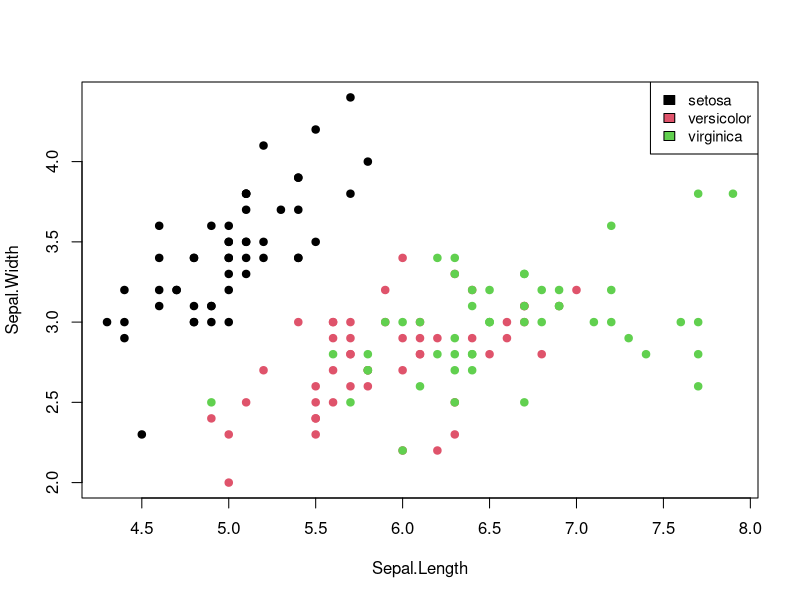
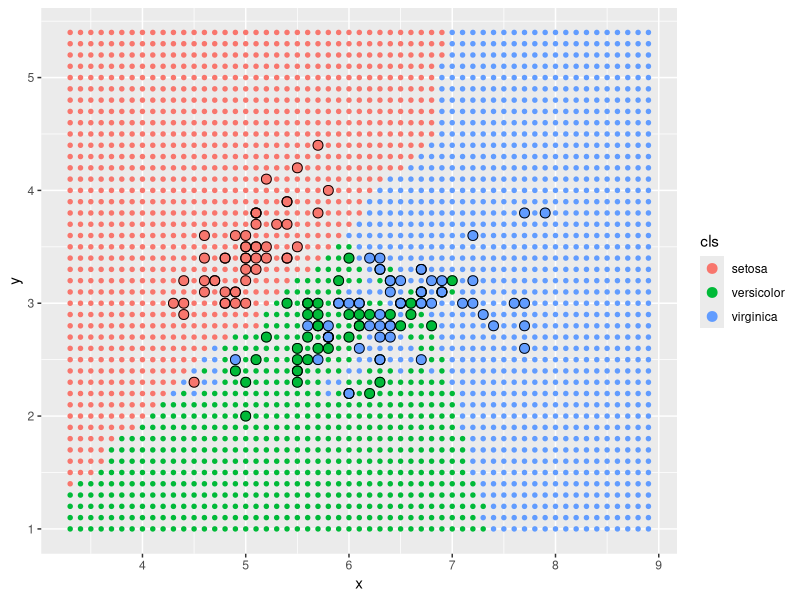
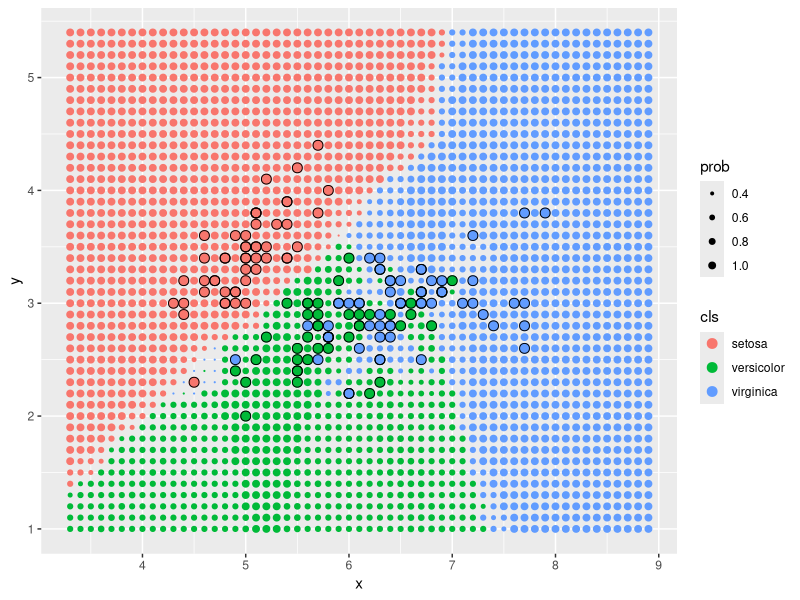

These charts were generated, in order, by the following R code:
# Clean enviroment
rm(list=ls())

##############################################################################
##############################################################################
######## IRIS DATASET FILTER ON Sepal.Length, Sepal.Width and class   ########
##############################################################################
##############################################################################
# View(iris)
train = iris[,c("Sepal.Length", "Sepal.Width")]
cl = iris$Species


# # Matrice dei grafici scatter
# # Legenda: 1 = Setosa = Nero, 2 = Versicolor = Rosso, 3 = Virginica= Verde
# levels(cl)
# unclass(cl)
# 
# pairs(iris, col = cl, pch = 20, oma=c(3,3,3,16))
# par(xpd = TRUE)
# legend("bottomright", fill = unique(iris$Species), legend = c( levels(iris$Species)), cex = 0.70)

plot(train, col=cl, pch=19)
legend("topright", fill = unique(cl), legend = c(levels(cl)), cex = 0.9)



##############################################################################
##############################################################################
####### Creiamo una griglia e applichiamo la classificazione su questa #######
##############################################################################
##############################################################################

# Creazione griglia di test intorno al minimo e massimo delle colonne prese in considerazione
require(MASS)
test <- expand.grid(x=seq(min(train[,1]-1), max(train[,1]+1), by=0.1),
                    y=seq(min(train[,2]-1), max(train[,2]+1), by=0.1))
dim(test)
# View(test)


# applicazione del knn per k=3 e classificazione, con calcolo delle probabilità di assegnamento
require(class)

classif <- knn(train, test, cl, k = 3, prob=TRUE)
# View(classif)
length(classif)

prob <- attr(classif, "prob")
# View(prob)
length(prob)



require(dplyr)
# Capire come funziona il mutate:
head(test)
head(mutate(test, cls=classif))
?aes # --> usato nel ggplot per definire x, y e colore



#################################################################
#################################################################
####### Rappresentiamo graficamente il risultato ottenuto #######
#################################################################
#################################################################
require(ggplot2)
ggplot() +
  # plot dei punti della griglia di test dimensione 1.2 (e classificazione associata)
  geom_point(data = mutate(test, cls=classif),
             size=1.2,
             aes(x=x, y=y, col=cls)) +
  # plot dei punti di train dimensione 3 (e classificazione reale)
  geom_point(data=data.frame(x=train[,1], y=train[,2], cls=cl),
             size=3,
             aes(x=x, y=y, col=cls)) +
  # plot dei punti di train dimensione 3 senza classificazione (è solo per disegnare il bordo nero)
  geom_point(data=data.frame(x=train[,1], y=train[,2], cls=cl),
             size=3,
             shape=1, # setta il bordo nero intorno
             aes(x=x, y=y)) # non settiamo la classe, questo plot è solo per il bordo nero



####################################################################
####################################################################
####### Rappresentiamo graficamente il risultato ottenuto v2 #######
#######            (aggiungiamo le probabilità)              #######
####################################################################
####################################################################

ggplot() +
  # plot dei punti della griglia di test dimensione 1.2 (e classificazione associata)
  # in più rispetto a prima settiamo la "size=prob" in modo da settare 
  # una dimensione del punto proporzionale alla probabilità 
  # del punto (fissata quella classe, ovvero quel colore)
  geom_point(data = mutate(test, cls=classif),
             aes(x=x, y=y, col=cls, size=prob)) +
  scale_size(range=c(0.1, 2)) +
  # plot dei punti di train dimensione 3 (e classificazione reale)
  geom_point(data=data.frame(x=train[,1], y=train[,2], cls=cl),
             size=3,
             aes(x=x, y=y, col=cls)) +
  # plot dei punti di train dimensione 3 senza classificazione (è solo per disegnare il bordo nero)
  geom_point(data=data.frame(x=train[,1], y=train[,2], cls=cl),
             size=3,
             shape=1, # setta il bordo nero intorno
             aes(x=x, y=y)) # non settiamo la classe come colore, questo plot è solo per il bordo nero
